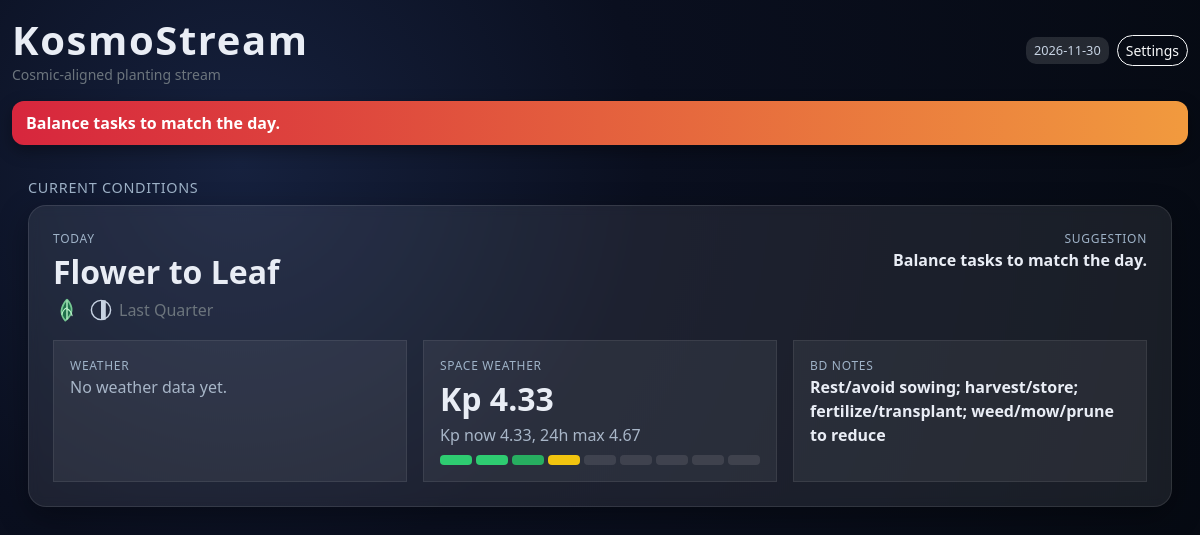
Before: / with the older database file.
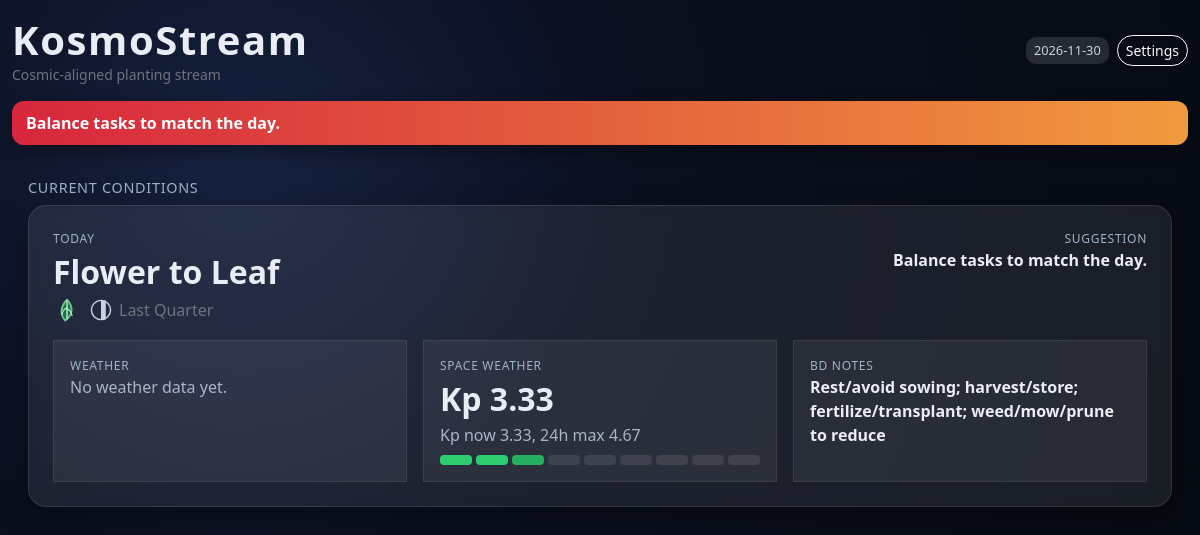
After: the same page with the newer database file.
### tables this page shows
CREATE TABLE bd_calendar (
    date TEXT PRIMARY KEY,  -- ISO YYYY-MM-DD
    phase TEXT,
    sign TEXT,
    type TEXT,
    activities TEXT,
    notes TEXT
);

CREATE TABLE space_weather (
    fetched_at TEXT PRIMARY KEY,
    kp_now REAL,
    kp_24h_max REAL,
    summary TEXT
);

### app.py (the view, shortened to what this page needs)
@app.route("/")
def index():
    override_date = request.args.get("date")
    today = override_date or datetime.date.today().isoformat()
    tts_param = request.args.get("tts")
    cookie_tts = request.cookies.get("ks_tts")
    if tts_param in {"on", "off"}:
        tts_enabled = tts_param == "on"
    elif cookie_tts in {"on", "off"}:
        tts_enabled = cookie_tts == "on"
    else:
        tts_enabled = TTS_ENABLED_DEFAULT
    conn = get_db()
    bd_row = conn.execute("SELECT * FROM bd_calendar WHERE date=?", (today,)).fetchone()
    wx_row = conn.execute("SELECT * FROM weather_daily WHERE date=?", (today,)).fetchone()
    space_row = conn.execute(
        "SELECT * FROM space_weather ORDER BY fetched_at DESC LIMIT 1"
    ).fetchone()
    forecast_rows = conn.execute(
        "SELECT * FROM weather_daily WHERE date>=? ORDER BY date LIMIT 7", (today,)
    ).fetchall()
    bd = dict(bd_row) if bd_row else None
    wx = dict(wx_row) if wx_row else None
    space = dict(space_row) if space_row else None
    bd_map = {}
    enriched_forecast = []
    if bd:
        bd["notes"] = _clean_note(bd.get("notes"))
    today_suggestion = build_suggestion(bd, wx, space)
    alerts = collect_alerts(bd, wx, space)
    music_dir = Path("static/music")
    soundtrack = []
    if music_dir.exists():
        for p in sorted(music_dir.iterdir()):
            if p.suffix.lower() in {".mp3", ".wav", ".ogg", ".m4a"}:
                soundtrack.append(p.name)
    summary_parts = []
    if bd:
        summary_parts.append(f"Biodynamic {bd.get('type', '')} day, phase {bd.get('phase', '')}.")
    if wx:
        pop_pct = int(((wx.get("pop") or 0) * 100))
        summary_parts.append(
            f"Weather: {wx.get('description', 'n/a')}, high {wx.get('temp_max', 'n/a')} C, rain chance {pop_pct} percent."
        )
    if space and space.get("kp_now") is not None:
        summary_parts.append(f"Space weather Kp {space['kp_now']}.")
    if today_suggestion:
        summary_parts.append(today_suggestion)
    if tts_enabled:
        announce(" ".join(summary_parts))
    conn.close()
    resp = make_response(render_template(
        "index.html",
        bd=bd,
        wx=wx,
        space=space,
        forecast=enriched_forecast,
        today_suggestion=today_suggestion,
        alerts=alerts,
        soundtrack=soundtrack,
        current_date=today,
        tts_enabled=tts_enabled,
        day_label=day_label,
    ))
    if tts_param in {"on", "off"}:
        resp.set_cookie("ks_tts", tts_param, max_age=30*24*3600)
    return resp

### app.py (called while the page is built)
def collect_alerts(bd_entry, wx_entry, space_entry):
    alerts = []
    bd_type = (bd_entry.get("type") if bd_entry else "") or ""
    if bd_type.lower() in {"rest", "barren"}:
        alerts.append({"level": "danger", "text": "BD rest/barren period — avoid sowing/planting."})
    if wx_entry:
        pop = (wx_entry.get("pop") or 0) * 100
        if pop >= 60:
            alerts.append({"level": "warning", "text": f"High rain chance today ({pop:.0f}% POP)."})
    if space_entry and space_entry.get("kp_now") is not None and space_entry["kp_now"] >= 5:
        alerts.append({"level": "warning", "text": f"Space weather alert: Kp {space_entry['kp_now']}."})
    return alerts

def _clean_note(value):
    if value is None:
        return None
    text = str(value).strip()
    if text == "-" or text == "":
        return None
    return text

def day_label(date_str, today_str):
    today = datetime.datetime.fromisoformat(today_str).date()
    target = datetime.datetime.fromisoformat(date_str).date()
    delta = (target - today).days
    def suffix(n):
        if 10 <= n % 100 <= 20:
            return "th"
        return {1: "st", 2: "nd", 3: "rd"}.get(n % 10, "th")
    pretty_date = target.strftime(f"%B {target.day}{suffix(target.day)}")
    if delta == 0:
        return f"Today ({pretty_date})"
    if delta == 1:
        return f"Tomorrow ({pretty_date})"
    weekday = target.strftime("%A")
    return f"{weekday} {target.day}{suffix(target.day)}" if target.month == today.month else f"{weekday}, {pretty_date}"

### db.py (called while the page is built)
def get_db():
    conn = sqlite3.connect(DB_PATH)
    conn.row_factory = sqlite3.Row
    return conn

### templates/index.html (shortened to what this page needs)
<!doctype html>
<html lang="en">
<head>
  <link href="https://cdn.jsdelivr.net/npm/bootstrap@5.3.3/dist/css/bootstrap.min.css" rel="stylesheet">
</head>
<body>
<div class="container-fluid py-3">
  <div class="d-flex align-items-center justify-content-between mb-3">
    <div>
      <h1 class="hero-title fw-bold mb-0">KosmoStream</h1>
      <div class="small text-secondary">Cosmic-aligned planting stream</div>
    </div>
    <div class="d-flex gap-2 align-items-center">
      <span class="badge-soft">{{ current_date }}</span>
      <button class="btn btn-sm btn-outline-light pill-btn" data-bs-toggle="modal" data-bs-target="#settingsModal">Settings</button>
    </div>
  </div>
  {% if alerts and alerts|length > 0 %}
    <div class="ticker mb-3" id="ks-ticker">{{ alerts[0].text }}</div>
  {% else %}
    <div class="ticker mb-3" id="ks-ticker">{{ today_suggestion }}</div>
  {% endif %}
  <div id="slides-wrapper">
  <section class="view-slide active" id="slide-current">
    <div class="section-title">Current Conditions</div>
    <div class="glass p-4">
      <div class="d-flex justify-content-between align-items-start mb-3">
        <div>
          <div class="metric-label">Today</div>
          <div class="metric-value" id="bd-type">{{ bd['type'] if bd else 'No BD data' }}</div>
          <div class="text-secondary d-flex align-items-center">{% if bd %}{% include 'partials/bd_icon.html' with context %}{% set phase_text = bd['phase'] %}{% include 'partials/moon_icon.html' with context %}{{ bd['phase'] }}{% endif %}</div>
        </div>
        <div class="text-end">
          <div class="metric-label">Suggestion</div>
          <div class="fw-semibold" id="today-suggestion">{{ today_suggestion }}</div>
        </div>
      </div>
      <div class="row g-3">
        <div class="col-md-4">
          <div class="card-dark p-3 h-100">
            <div class="metric-label">Weather</div>
            {% if wx %}
              <div class="metric-value" id="temp-range" data-raw-min="{{ wx['temp_min'] }}" data-raw-max="{{ wx['temp_max'] }}">{{ wx['temp_min']|round }}–{{ wx['temp_max']|round }}°{{ 'C' }}</div>
              <div class="muted" id="wx-desc">{{ wx['description'] }}</div>
              <div class="badge-soft mt-2" id="wx-pop">POP {{ (wx['pop'] or 0)*100|round }}%</div>
            {% else %}
              <div class="muted">No weather data yet.</div>
            {% endif %}
          </div>
        </div>
        <div class="col-md-4">
          <div class="card-dark p-3 h-100">
            <div class="metric-label">Space Weather</div>
            {% if space %}
              <div class="metric-value" id="kp-now">Kp {{ space['kp_now'] or 'n/a' }}</div>
              <div class="muted" id="space-summary">{{ space['summary'] }}</div>
              {% if space['kp_now'] is not none %}
              <div class="kp-bar mt-2" id="kp-bar">
                {% for i in range(1,10) %}
                  {% set active_class = 'on-' ~ i if i <= space['kp_now']|round(0, 'floor') else '' %}
                  <div class="kp-cell {{ active_class }}"></div>
                {% endfor %}
              </div>
              {% endif %}
            {% else %}
              <div class="muted">No space data yet.</div>
            {% endif %}
          </div>
        </div>
        <div class="col-md-4">
          <div class="card-dark p-3 h-100">
            <div class="metric-label">BD Notes</div>
            {% if bd %}
              <div class="fw-semibold" id="bd-activities">{{ bd['activities'] }}</div>
            {% else %}
              <div class="muted">No BD data yet.</div>
            {% endif %}
          </div>
        </div>
      </div>
    </div>
  </section>
  </div>
</div>
</body>
</html>

### templates/partials/moon_icon.html
{% set phase_text = phase_text if phase_text is defined else (bd['phase'] if bd is defined and bd else '') %}
{% set phase = phase_text|lower %}
{% if 'new' in phase %}
<svg class="moon-icon" viewBox="0 0 100 100" xmlns="http://www.w3.org/2000/svg"><circle cx="50" cy="50" r="40" fill="none" stroke="#c7d3e3" stroke-width="6"/></svg>
{% elif 'full' in phase %}
<svg class="moon-icon" viewBox="0 0 100 100" xmlns="http://www.w3.org/2000/svg"><circle cx="50" cy="50" r="40" fill="#c7d3e3" stroke="#c7d3e3" stroke-width="6"/></svg>
{% elif 'first quarter' in phase or 'last quarter' in phase or 'third quarter' in phase %}
<svg class="moon-icon" viewBox="0 0 100 100" xmlns="http://www.w3.org/2000/svg"><circle cx="50" cy="50" r="40" fill="none" stroke="#c7d3e3" stroke-width="6"/><rect x="50" y="10" width="20" height="80" fill="#c7d3e3"/></svg>
{% elif 'waxing' in phase %}
<svg class="moon-icon" viewBox="0 0 100 100" xmlns="http://www.w3.org/2000/svg"><circle cx="50" cy="50" r="40" fill="none" stroke="#c7d3e3" stroke-width="6"/><path d="M50 10 A40 40 0 0 1 50 90" fill="#c7d3e3"/></svg>
{% elif 'waning' in phase %}
<svg class="moon-icon" viewBox="0 0 100 100" xmlns="http://www.w3.org/2000/svg"><circle cx="50" cy="50" r="40" fill="none" stroke="#c7d3e3" stroke-width="6"/><path d="M50 10 A40 40 0 0 0 50 90" fill="#c7d3e3"/></svg>
{% else %}
<svg class="moon-icon" viewBox="0 0 100 100" xmlns="http://www.w3.org/2000/svg"><circle cx="50" cy="50" r="40" fill="none" stroke="#c7d3e3" stroke-width="6"/></svg>
{% endif %}

### templates/index.html (style rules this page uses)
body { background: radial-gradient(circle at 20% 20%, #16213e 0%, #0a0f1f 35%, #050910 100%); color: #e9edf5; min-height: 100vh; overflow: hidden; }
.glass { background: rgba(255,255,255,0.08); border: 1px solid rgba(255,255,255,0.1); box-shadow: 0 10px 30px rgba(0,0,0,0.35); backdrop-filter: blur(6px); border-radius: 18px; }
.hero-title { letter-spacing: 0.04em; }
.ticker { background: linear-gradient(90deg, #d7263d, #f19a3e); color: #fff; border-radius: 12px; padding: 10px 14px; font-weight: 600; box-shadow: 0 6px 16px rgba(0,0,0,0.35); }
.metric-label { text-transform: uppercase; letter-spacing: 0.06em; font-size: 0.75rem; color: #9fb3c8; }
.metric-value { font-size: 2rem; font-weight: 700; }
.badge-soft { background: rgba(255,255,255,0.12); color: #c7d3e3; border-radius: 10px; padding: 4px 8px; font-size: 0.8rem; }
.card-dark { background: rgba(255,255,255,0.06); border: 1px solid rgba(255,255,255,0.08); color: #e9edf5; }
.kp-bar { display: grid; grid-template-columns: repeat(9, 1fr); gap: 4px; margin-top: 6px; }
.kp-cell { height: 10px; border-radius: 4px; background: rgba(255,255,255,0.1); }
.kp-cell.on-1 { background:#2ecc71; }
.kp-cell.on-2 { background:#2ecc71; }
.kp-cell.on-3 { background:#27ae60; }
.muted { color: #a8b6c8; }
.view-slide { min-height: 80vh; padding: 1rem; display: none; }
.view-slide.active { display: block; }
.moon-icon { width: 24px; height: 24px; margin-right: 6px; }
.pill-btn { border-radius: 999px; }
.section-title { letter-spacing: 0.05em; text-transform: uppercase; font-size: 0.9rem; color: #9fb3c8; margin-bottom: .4rem; }

Changed rows visible on the page:
no longer on this page (row unchanged): space_weather: kp_now "4.33", summary "Kp now 4.33, 24h max 4.67"
added space_weather: kp_now "3.33", summary "Kp now 3.33, 24h max 4.67"
